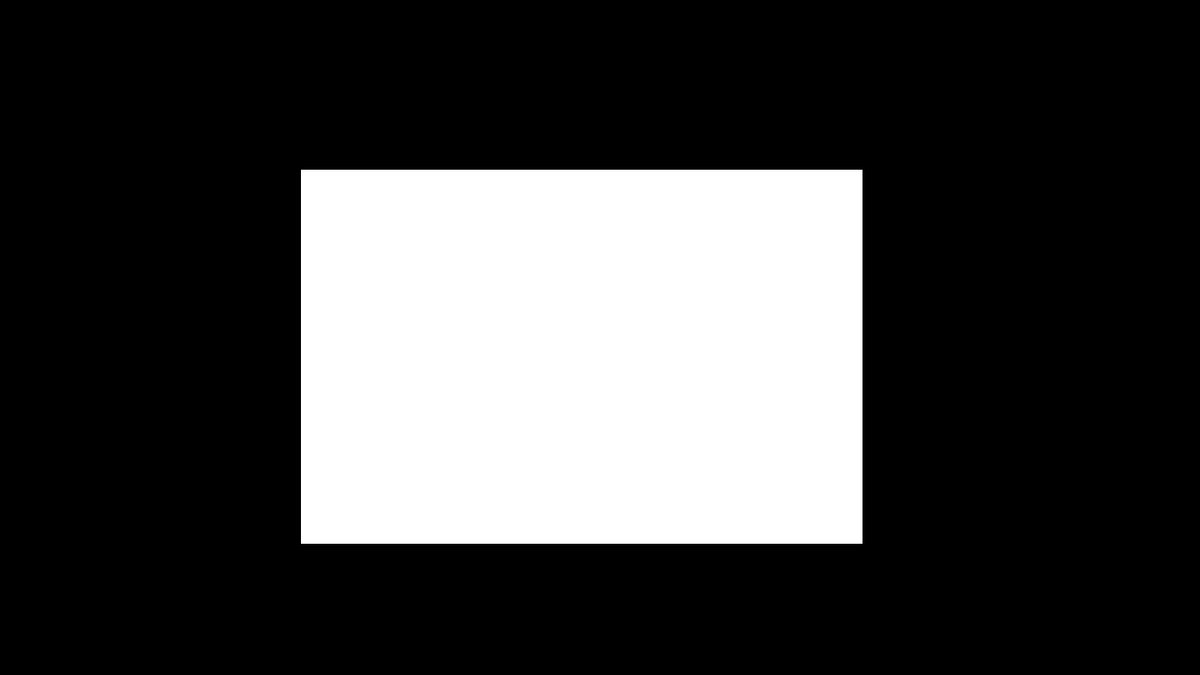
Frame 1 (no input)
Frame 60 (the mouse pressed at the canvas centre just before this capture): identical to frame 1, image omitted
Frame 120 (the mouse held since frame 60 and released just before this capture): blank canvas, image omitted

The Processing sketch that drew this single still picture (run headless with seeded random() and noise(); from frame 60 on, the mouse is pressed at the canvas centre):

// Processing sketch: sketch_220217a
// ── sketch_220217a.pde
int x = 320;
int y = 180;
int w = 600;
int h = 400;

void setup()
{
  size(1280,720);
}

void draw(){
  background(0);
  if((mouseX > x)&&(mouseX < x + w) && (mouseY > y) && (mouseY < y + h)){
    fill(0);
  }
  else{
    fill(255);
  }
  rect(x, y, w, h);
}
